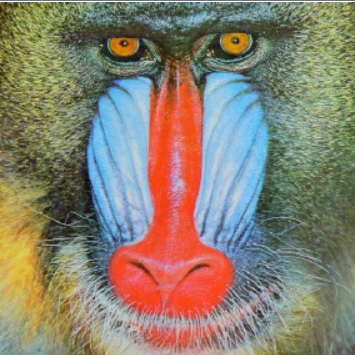
#> input picture image.jpg, 355 x 355 px
$ jupyter execute 'opencv-intro to face detection.ipynb'   (shell and % lines are left out)
#> lines starting #> are read from the running program, lines starting #| are printed output that depends on the picture; after the words box and inside, x2 and y2 are one past the last pixel; in counts of white or black regions, pixels touching at a corner belong together
[cell 1]
import numpy as np
import cv2
import matplotlib.pyplot as plt

[cell 2]
img_raw = cv2.imread('image.jpg')
#> img_raw is the input picture: shape (355, 355, 3); mean B, G, R 112.6, 129, 136.8

[cell 3]
type(img_raw)

[cell 4]
img_raw.shape
#> Out = (355, 355, 3)

[cell 5]
plt.imshow(img_raw)

[cell 6]
img = cv2.cvtColor(img_raw,cv2.COLOR_BGR2RGB)
plt.imshow(img)

[cell 7]
import cv2 as cv
img = cv.imread('image.jpg')
while True:
    cv.imshow('mandrill', img)

    if cv.waitKey(1) & 0xFF == 27:
#> (key Esc is pressed here)
        break
cv.destroyAllWindows()

[cell 8]
cv2.imwrite('final_image.png',img)
#> Out = True

[cell 9]
img = image_blank = np.zeros(shape=(512,512,3),dtype=np.int16)

[cell 10]
plt.imshow(image_blank)

[cell 11]
line_red = cv2.line(img,(0,0),(511,511),(255,0,0),5)
plt.imshow(line_red)

[cell 12]
line_red = cv2.line(img,(0,0),(511,511),(0,255,0),5)
plt.imshow(line_red)
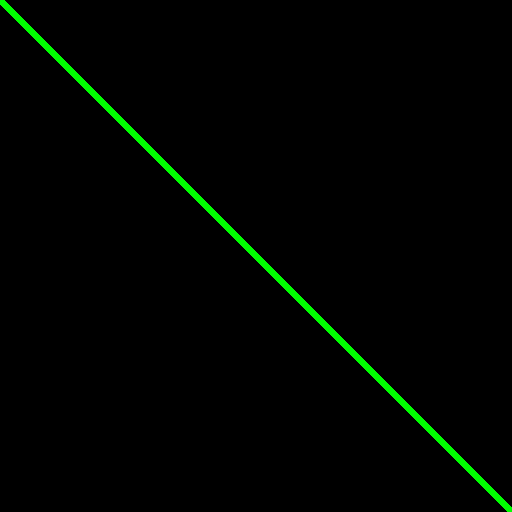
#> shown: shape (512, 512, 3); mean R, G, B 0, 4.5, 0

[cell 13]
#Draw a blue rectangle with a thickness of 5 px
rectangle= cv2.rectangle(img, (384,0),(510,128),(0,0,255),5)
#> img: shape (512, 512, 3) int16
plt.imshow(rectangle)
#> figure, not shown here; B, G, R data is drawn as R, G, B

[cell 14]
circle = cv2.circle(img,(447,63),63,(0,0,255),-1)
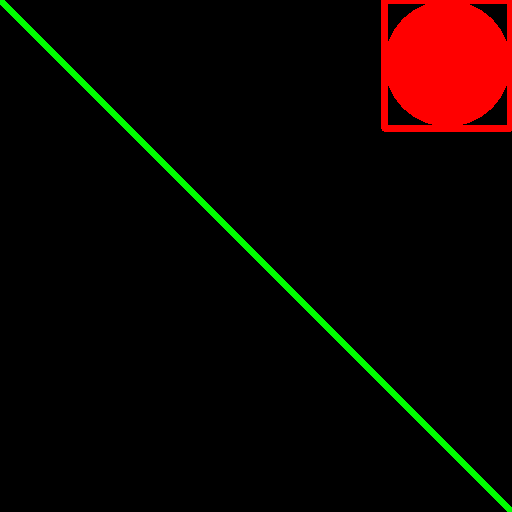
#> circle: shape (512, 512, 3) int16; mean B, G, R 0, 4.5, 14.6
plt.imshow(circle)
#> figure, not shown here; B, G, R data is drawn as R, G, B

[cell 15]
font = cv2.FONT_HERSHEY_COMPLEX
text = cv2.putText(img, 'OpenCV',(10,500),font,4,(255,255,255),2,cv2.LINE_AA)
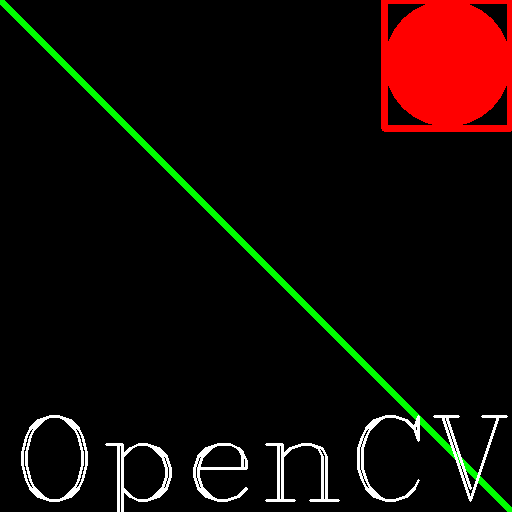
#> text: shape (512, 512, 3) int16; mean B, G, R 5.6, 9.9, 20.2
plt.imshow(text)
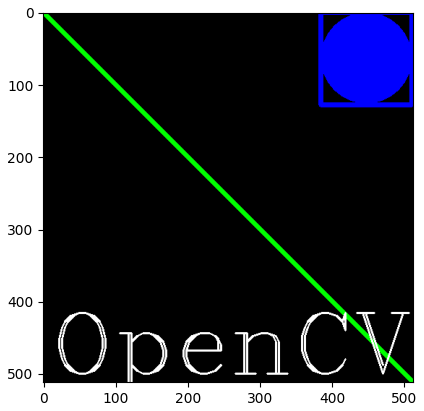
#> figure drawn by matplotlib, 1 panel; B, G, R data is drawn as R, G, B

[cell 16]
#face recognition
test_image = cv2.imread('baby1.jpg')
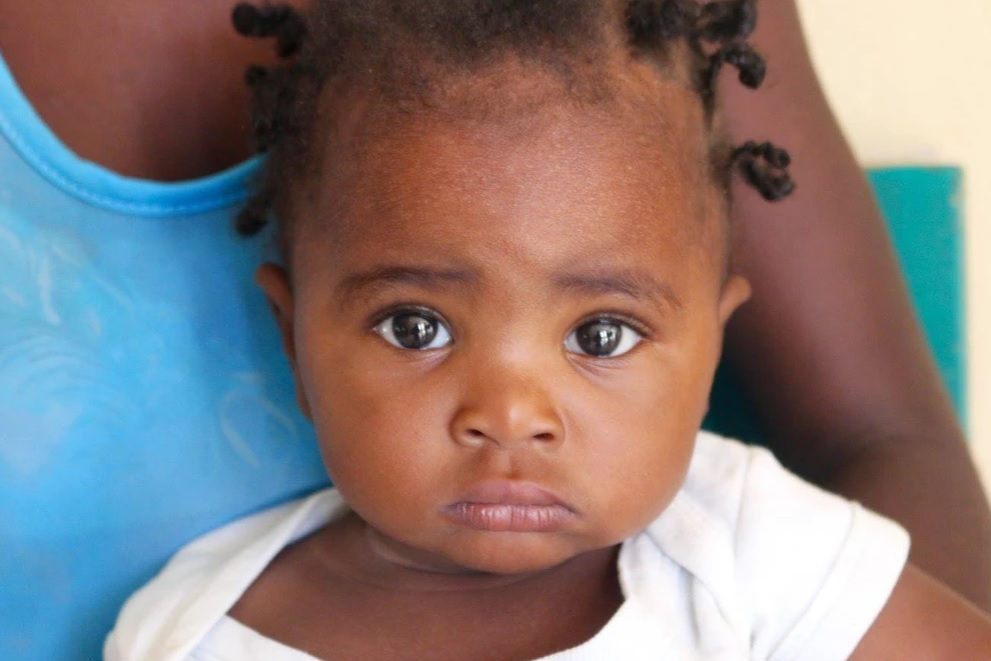
#> input picture baby1.jpg, 991 x 661 px
#> test_image is the input picture: shape (661, 991, 3); mean B, G, R 122.2, 123.6, 136
test_image_gryscale = cv2.cvtColor(test_image,cv2.COLOR_BGR2GRAY)
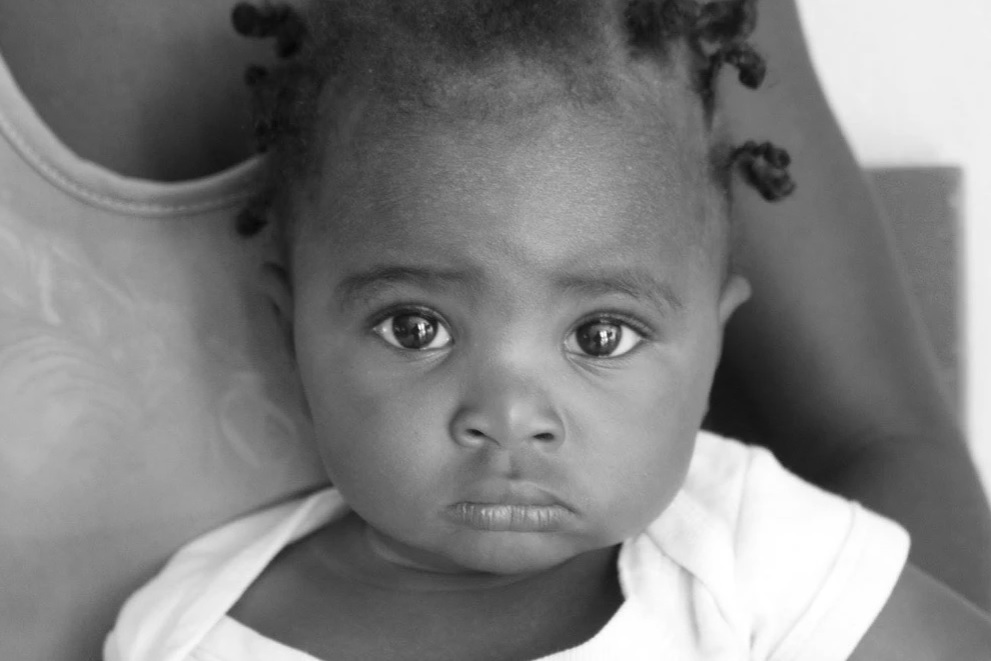
#> test_image_gryscale: shape (661, 991); min 6, max 255, mean 127.2
plt.imshow(test_image_gryscale, cmap='gray')

[cell 17]
def convertToRGB(image):
    return cv2.cvtColor(image, cv2.COLOR_BGR2RGB)

[cell 18]
haar_cascade_face = cv2.CascadeClassifier('haarcascades/haarcascade_frontalface_default.xml')

[cell 19]
faces_rects = haar_cascade_face.detectMultiScale(test_image_gryscale, scaleFactor = 1.2, minNeighbors = 5);
#> faces_rects = [[284, 140, 464, 464]]
print('Faces Found: ', len(faces_rects))
#| Faces Found:  1

[cell 20]
for (x,y,w,h) in faces_rects:
    cv2.rectangle(test_image,(x,y),(x+w, y+h), (0,255,0), 2)
#> this loop made 1 pass
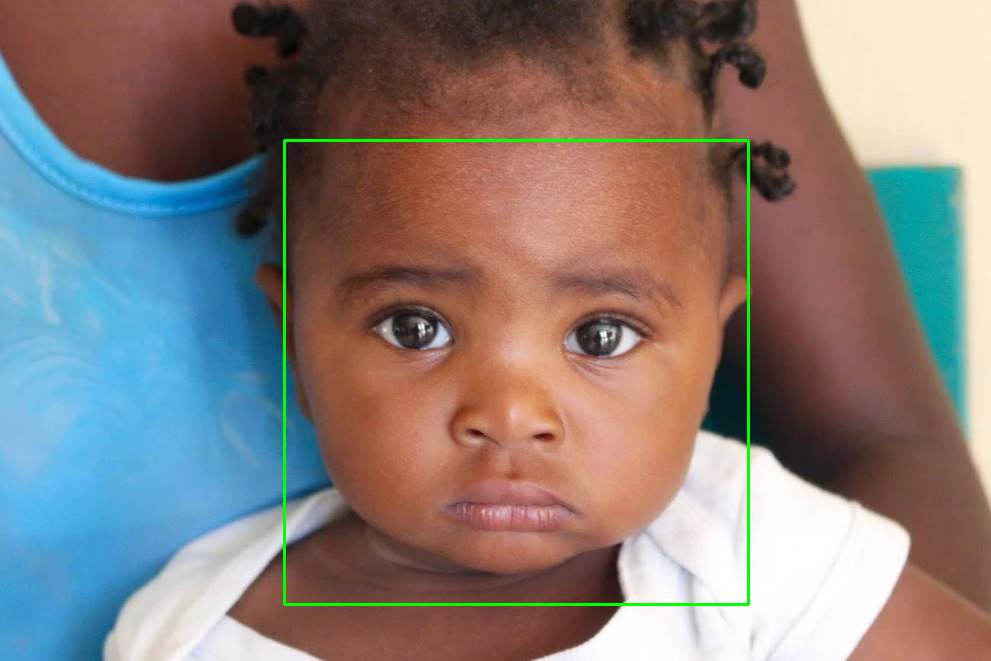
#> test_image: shape (661, 991, 3); 0.85% of pixels changed, all inside (x1, y1, x2, y2) = (283, 139, 750, 606)

[cell 21]
plt.imshow(convertToRGB(test_image))

[cell 22]
#face recognition
test_image = cv2.imread('group1.jpg')
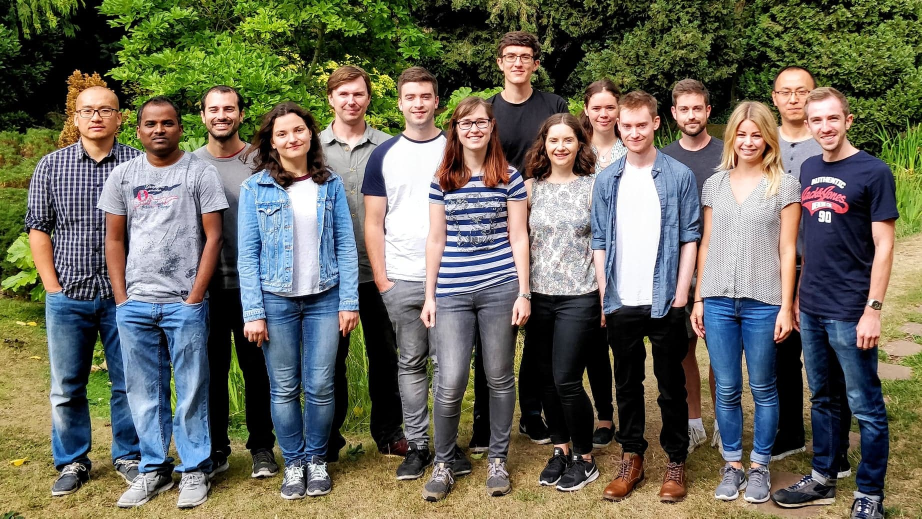
#> input picture group1.jpg, 1844 x 1037 px (shown at 1/2 size)
#> test_image is the input picture: shape (1037, 1844, 3); mean B, G, R 91.2, 104.5, 105.7
test_image_gryscale = cv2.cvtColor(test_image,cv2.COLOR_BGR2GRAY)
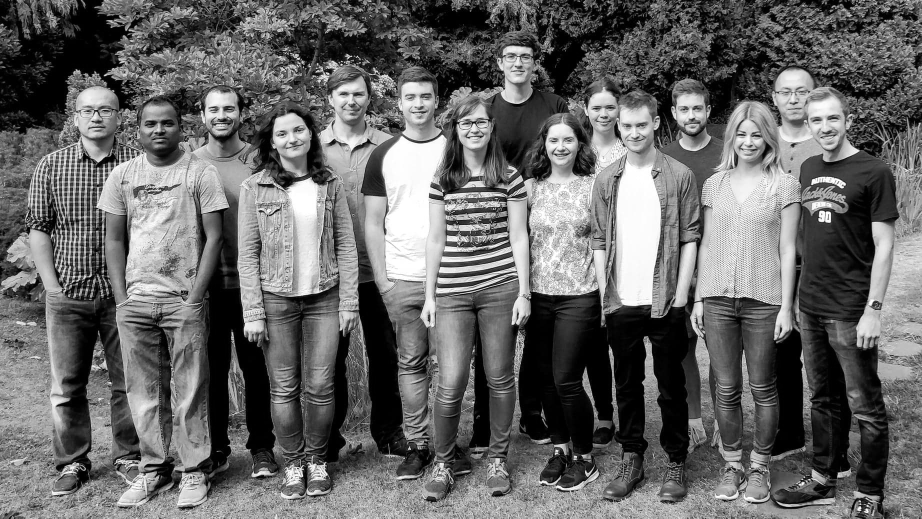
#> test_image_gryscale: shape (1037, 1844) (shown at 1/2 size); min 0, max 255, mean 103.4
plt.imshow(test_image_gryscale, cmap='gray')
haar_cascade_face = cv2.CascadeClassifier('haarcascades/haarcascade_frontalface_default.xml')
faces_rects = haar_cascade_face.detectMultiScale(test_image_gryscale, scaleFactor = 1.2, minNeighbors = 5);
#> faces_rects = 18 rows, first 6: [665, 161, 75, 75], [1460, 240, 78, 78], [661, 417, 50, 50], [996, 81, 82, 82], [1543, 147, 89, 89], [1168, 185, 78, 78]
print('Faces Found: ', len(faces_rects))
#| Faces Found:  18

[cell 23]
for (x,y,w,h) in faces_rects:
    cv2.rectangle(test_image,(x,y),(x+w, y+h), (0,255,0), 2)
#> this loop made 18 passes
#> (x, y, w, h) on passes 1 to 12: (665, 161, 75, 75), (1460, 240, 78, 78), (661, 417, 50, 50), (996, 81, 82, 82), (1543, 147, 89, 89), (1168, 185, 78, 78), (402, 187, 83, 83), (1341, 185, 85, 85), (1081, 248, 83, 83), (1275, 885, 71, 71), (792, 160, 89, 89), (141, 178, 108, 108)
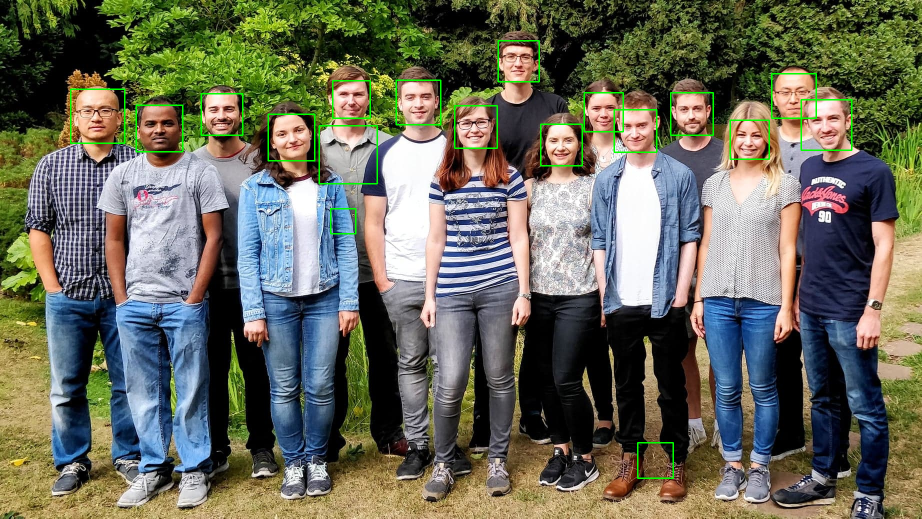
#> test_image: shape (1037, 1844, 3) (shown at 1/2 size); 0.96% of pixels changed, all inside (x1, y1, x2, y2) = (140, 80, 1705, 958)
plt.imshow(convertToRGB(test_image))
